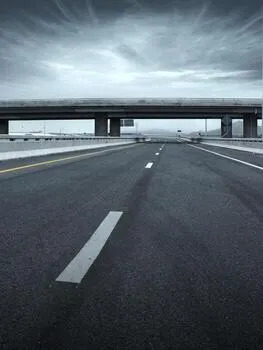
#> input picture assets/sample_frame.jpg, 263 x 350 px, found by its file name
$ python day2_transforms.py
#> lines starting #> are read from the running program, lines starting #| are printed output that depends on the picture
# src/week2/day2_transforms.py

import cv2
import numpy as np
import matplotlib.pyplot as plt
from pathlib import Path
import logging

logging.basicConfig(
    level=logging.INFO,
    format="%(asctime)s | %(levelname)s | %(message)s"
)
logger = logging.getLogger(__name__)


def main():
    # ── 1. Load ───────────────────────────────────────────────────────────────
    img = cv2.imread("assets/sample_frame.jpg")
#> img is the input picture: shape (350, 263, 3); mean B, G, R 110.1, 101.4, 90.3
    if img is None:
        logger.error("Could not load image. Check assets/sample_frame.jpg")
        return

    h, w = img.shape[:2]
#> h = 350; w = 263
    logger.info(f"Original size: width={w}, height={h}")

    # ── 2. Resize ─────────────────────────────────────────────────────────────
    # Neural networks need fixed-size inputs — you can't feed variable
    # sized images into a network with fixed weight matrices.
    #
    # IMPORTANT: cv2.resize takes (width, height) — the OPPOSITE of img.shape
    # img.shape → (height, width, channels)
    # cv2.resize → (width, height)
    # This axis reversal is one of the most common bugs in CV code.
    resized_640 = cv2.resize(img, (640, 640))
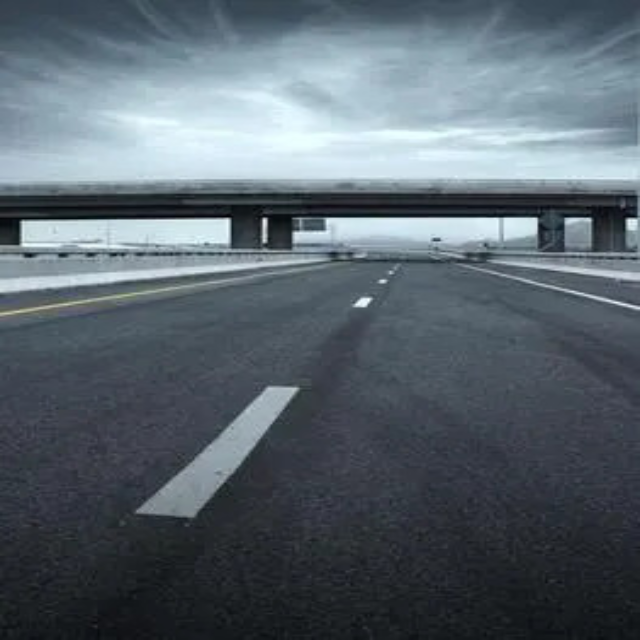
#> resized_640: shape (640, 640, 3); mean B, G, R 110, 101.2, 90.2
    resized_224 = cv2.resize(img, (224, 224))

    logger.info(f"Resized to 640x640: {resized_640.shape}")
    logger.info(f"Resized to 224x224: {resized_224.shape}")

    # ── 3. Grayscale ──────────────────────────────────────────────────────────
    # Converts (H, W, 3) → (H, W)
    # The channel dimension disappears entirely.
    # Used when colour information isn't needed — reduces computation.
    gray = cv2.cvtColor(img, cv2.COLOR_BGR2GRAY)
    logger.info(f"Grayscale shape: {gray.shape}")  # no channel dim

    # ── 4. Normalization ──────────────────────────────────────────────────────
    # Raw pixels are integers in [0, 255].
    # Neural networks train better with small float values in [0.0, 1.0].
    # Two steps: change dtype first, then divide.
    #
    # Why change dtype first?
    # uint8 can only hold integers 0-255. If you divide 128 (uint8) by 255,
    # Python truncates to 0 — you lose all your data.
    # float32 can hold decimals, so 128.0 / 255.0 = 0.502 correctly.
    normalized = img.astype("float32") / 255.0

    logger.info(f"Original dtype : {img.dtype}        range: [{img.min()}, {img.max()}]")
    logger.info(f"Normalized dtype: {normalized.dtype}  range: [{normalized.min():.3f}, {normalized.max():.3f}]")

    # ── 5. Visualize everything ───────────────────────────────────────────────
    Path("outputs").mkdir(exist_ok=True)

    fig, axes = plt.subplots(2, 2, figsize=(14, 8))

    # Original
    axes[0, 0].imshow(cv2.cvtColor(img, cv2.COLOR_BGR2RGB))
    axes[0, 0].set_title(f"Original ({w}x{h})")

    # Resized
    axes[0, 1].imshow(cv2.cvtColor(resized_640, cv2.COLOR_BGR2RGB))
    axes[0, 1].set_title("Resized (640x640)")

    # Grayscale — note: cmap="gray" needed so matplotlib
    # doesn't try to colour a 2D array with a default colormap
    axes[1, 0].imshow(gray, cmap="gray")
    axes[1, 0].set_title(f"Grayscale {gray.shape}")

    # Normalized — values are floats now, matplotlib handles [0,1] floats fine
    axes[1, 1].imshow(cv2.cvtColor(normalized, cv2.COLOR_BGR2RGB))
    axes[1, 1].set_title("Normalized [0.0, 1.0]")

    for ax in axes.flat:
        ax.axis("off")

    plt.suptitle("Image Transforms", fontsize=14, fontweight="bold")
    plt.tight_layout()
    plt.savefig("outputs/day2_transforms.png", dpi=150, bbox_inches="tight")
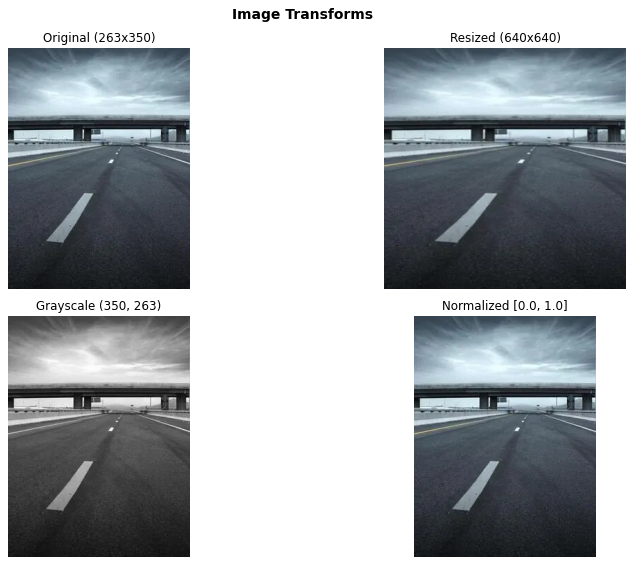
#> figure drawn by matplotlib, 4 panels
    logger.info("Saved outputs/day2_transforms.png")

    # ── 6. One thing to verify manually ──────────────────────────────────────
    # Confirm the dtype trap with your own eyes:
    bad  = img[0, 0, 0]          # a uint8 pixel value, e.g. 180
#> bad = 75
    good = img.astype("float32")[0, 0, 0] / 255.0
#> good = 0.294
    logger.info(f"Top-left blue pixel — raw: {bad}, normalized: {good:.4f}")


if __name__ == "__main__":
    main()

$ run again, with assets/bev_ipm_comparison.png saved as assets/sample_frame.jpg
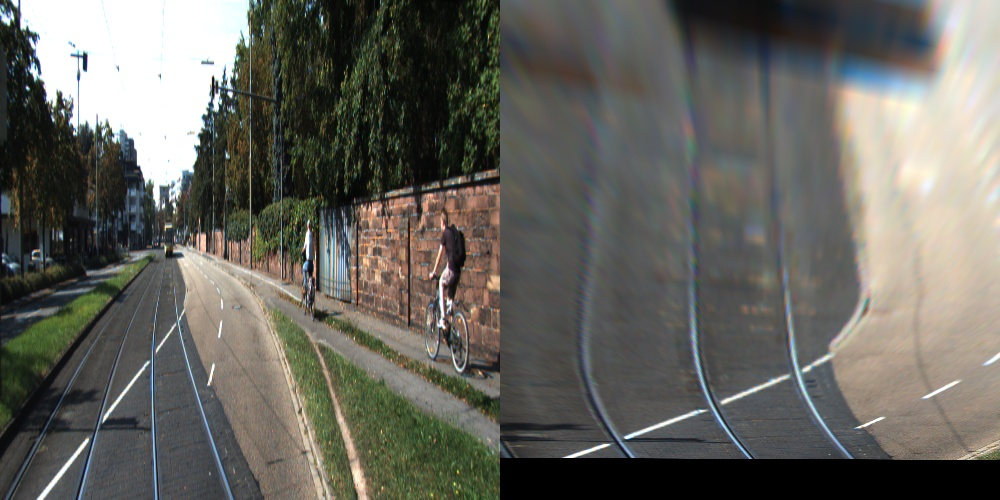
#> input picture assets/bev_ipm_comparison.png, 1000 x 500 px, found by its file name
#> in main, img is the input picture: shape (500, 1000, 3); mean B, G, R 94.2, 100.8, 101.8
#> in main, `resized_224 = cv2.resize(img, (224, 224))`:
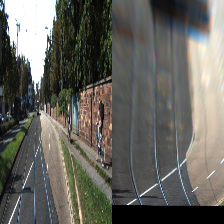
#> resized_224: shape (224, 224, 3); mean B, G, R 94, 100.6, 101.6
#> in main, `plt.savefig("outputs/day2_transforms.png", dpi=150, bbox_inches="tight")`:
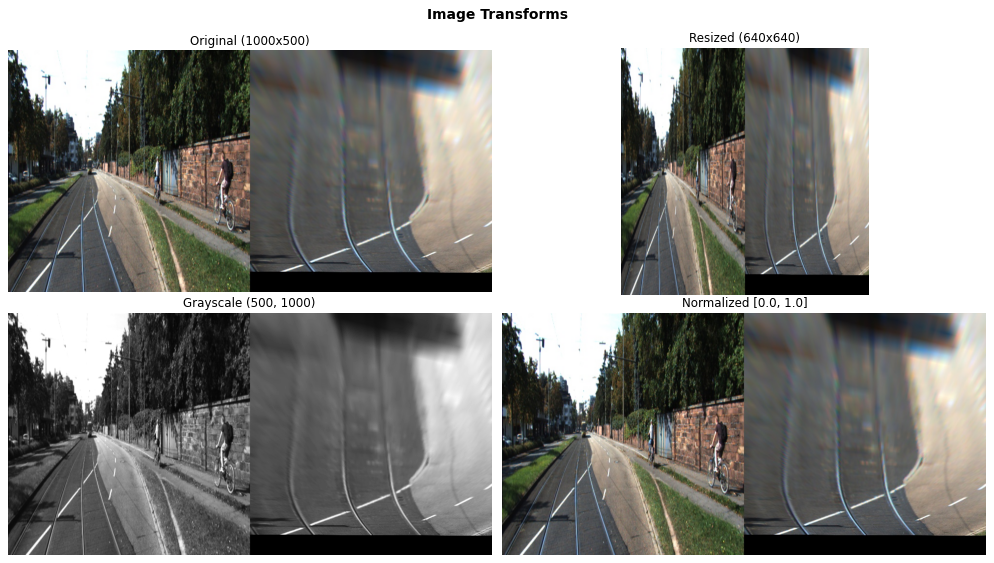
#> figure drawn by matplotlib, 4 panels
#> bad = 32
#> good = 0.125

$ run again, with assets/bev_ipm_kitti.png saved as assets/sample_frame.jpg
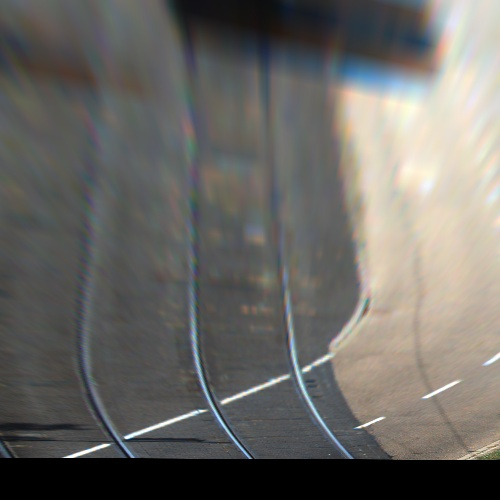
#> input picture assets/bev_ipm_kitti.png, 500 x 500 px, found by its file name
#> in main, img is the input picture: shape (500, 500, 3); mean B, G, R 100.9, 104.9, 106.8
#> in main, `gray = cv2.cvtColor(img, cv2.COLOR_BGR2GRAY)`:
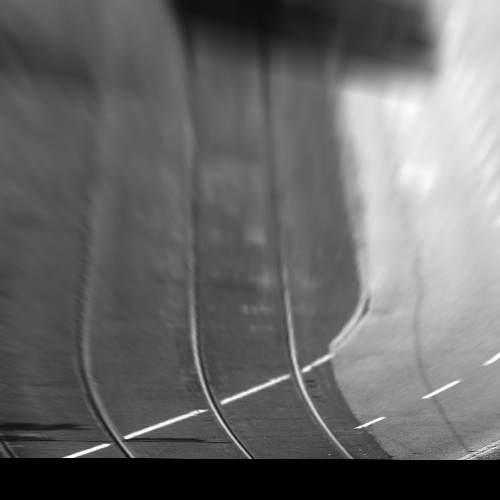
#> gray: shape (500, 500); min 0, max 255, mean 105
#> in main, `plt.savefig("outputs/day2_transforms.png", dpi=150, bbox_inches="tight")`:
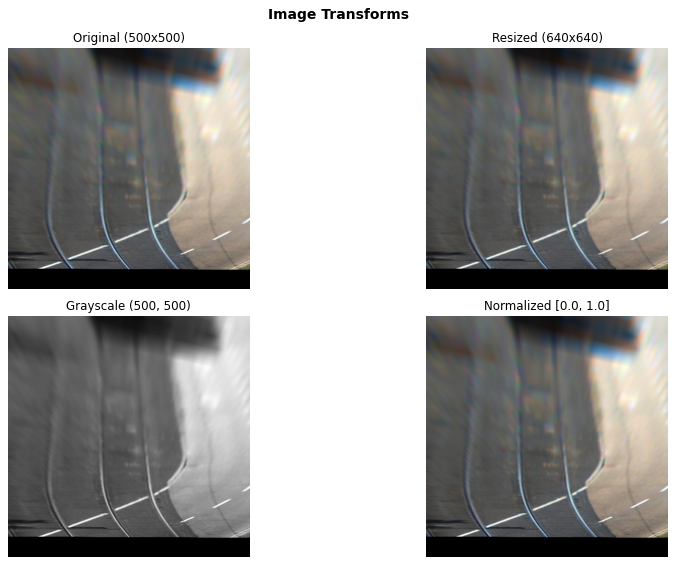
#> figure drawn by matplotlib, 4 panels
#> bad = 92
#> good = 0.361

$ run again, with assets/camvid_prediction_grid.png saved as assets/sample_frame.jpg
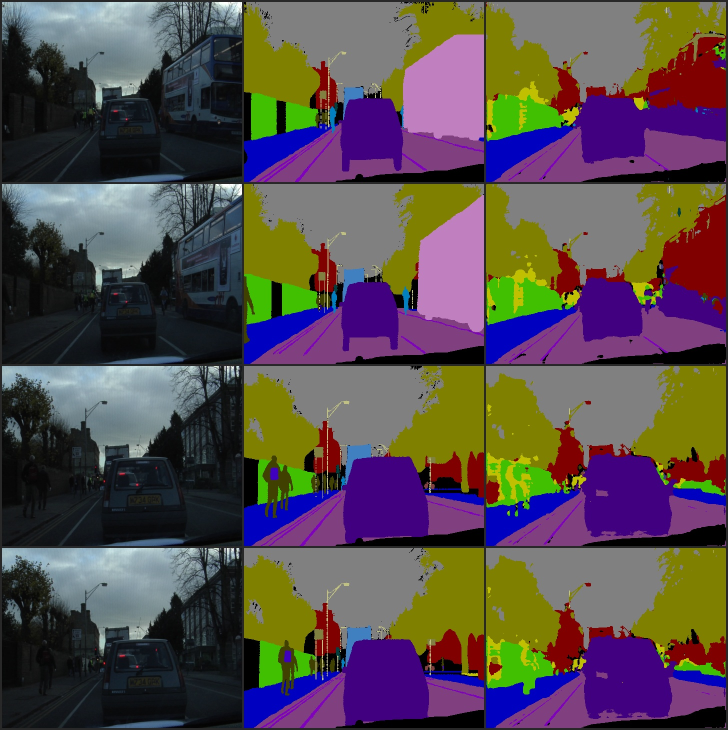
#> input picture assets/camvid_prediction_grid.png, 1456 x 1460 px, found by its file name (shown at 1/2 size)
#> in main, img is the input picture: shape (1460, 1456, 3); mean B, G, R 76.5, 75.9, 87
#> in main, `gray = cv2.cvtColor(img, cv2.COLOR_BGR2GRAY)`:
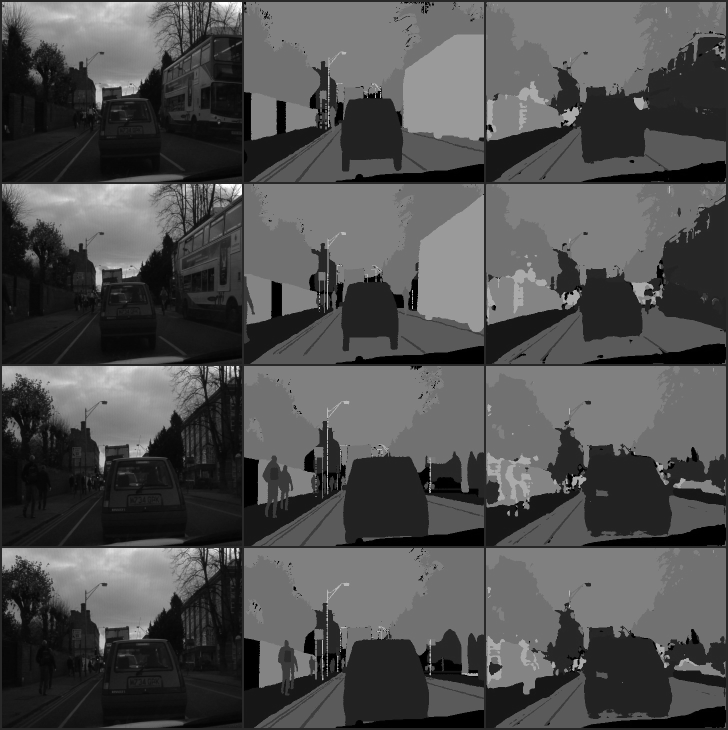
#> gray: shape (1460, 1456) (shown at 1/2 size); min 0, max 255, mean 79.3
#> in main, `plt.savefig("outputs/day2_transforms.png", dpi=150, bbox_inches="tight")`:
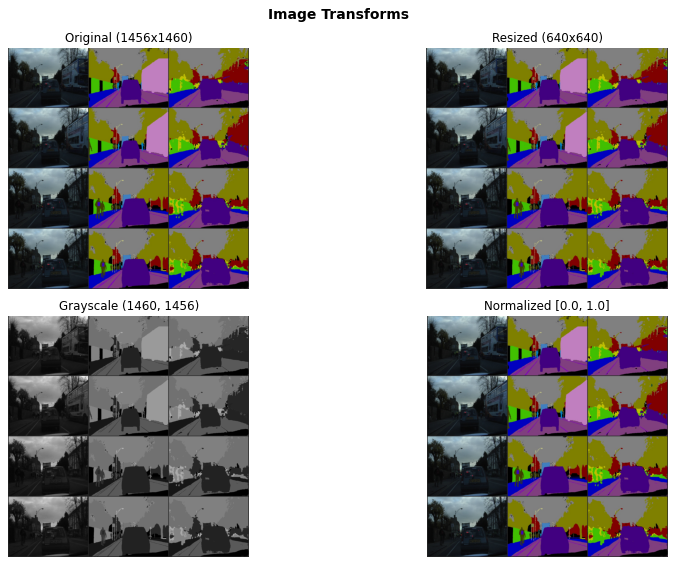
#> figure drawn by matplotlib, 4 panels
#> bad = 35
#> good = 0.137
